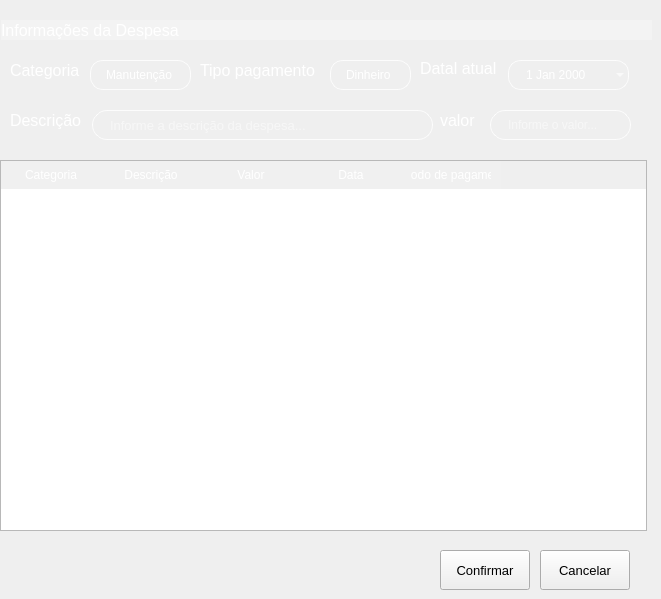
      <widget class="QWidget" name="page_11">
       <widget class="QWidget" name="verticalLayoutWidget_12" native="true">
        <property name="geometry">
         <rect>
          <x>0</x>
          <y>0</y>
          <width>651</width>
          <height>541</height>
         </rect>
        </property>
        <property name="styleSheet">
         <string notr="true">/* Remove todos os espaços e bordas entre os cabeçalhos */
QHeaderView {
    border: 1px;                         /* Remove bordas externas */
    margin: 0px;                         /* Remove margens */
    padding: 0px;                        /* Remove espaçamento */
}

/* Cabeçalho horizontal (linha de títulos) */
QHeaderView::section:horizontal {
    background-color: rgba(255, 255, 255, 20);  /* Azul */
    color: white;
    border: 1px;                         /* Sem bordas */
    padding: 5px 10px;                   /* Espaçamento interno */
}

/* Cabeçalho vertical (linha lateral) */
QHeaderView::section:vertical {
    background-color: rgba(255, 255, 255, 20);  /* Mesmo azul */
    color: white;
    border: 1px;
    padding: 10px 5px;
}

/* Canto superior esquerdo (onde os cabeçalhos se encontram) */
QTableCornerButton::section {
    background-color: rgba(255, 255, 255, 20);  /* Azul para unificar visual */
    border: 1px;
}</string>
        </property>
        <widget class="QTableWidget" name="tableWidget_7">
         <property name="enabled">
          <bool>true</bool>
         </property>
         <property name="geometry">
          <rect>
           <x>0</x>
           <y>160</y>
           <width>647</width>
           <height>371</height>
          </rect>
         </property>
         <property name="styleSheet">
          <string notr="true">/* Remove todos os espaços e bordas entre os cabeçalhos */
QHeaderView {
    border: 1px;                         /* Remove bordas externas */
    margin: 0px;                         /* Remove margens */
    padding: 0px;                        /* Remove espaçamento */
}

/* Cabeçalho horizontal (linha de títulos) */
QHeaderView::section:horizontal {
    background-color: rgba(255, 255, 255, 20);  /* Azul */
    color: white;
    border: 1px;                         /* Sem bordas */
    padding: 5px 10px;                   /* Espaçamento interno */
}

/* Cabeçalho vertical (linha lateral) */
QHeaderView::section:vertical {
    background-color: rgba(255, 255, 255, 20);  /* Mesmo azul */
    color: white;
    border: 1px;
    padding: 10px 5px;
}

/* Canto superior esquerdo (onde os cabeçalhos se encontram) */
QTableCornerButton::section {
    background-color: rgba(255, 255, 255, 20);  /* Azul para unificar visual */
    border: 1px;
}</string>
         </property>
         <column>
          <property name="text">
           <string>Categoria</string>
          </property>
         </column>
         <column>
          <property name="text">
           <string>Descrição</string>
          </property>
         </column>
         <column>
          <property name="text">
           <string>Valor</string>
          </property>
         </column>
         <column>
          <property name="text">
           <string>Data</string>
          </property>
         </column>
         <column>
          <property name="text">
           <string>Metodo de pagamento</string>
          </property>
         </column>
        </widget>
       </widget>
       <widget class="QLabel" name="label_67">
        <property name="geometry">
         <rect>
          <x>1</x>
          <y>20</y>
          <width>651</width>
          <height>20</height>
         </rect>
        </property>
        <property name="font">
         <font>
          <pointsize>12</pointsize>
         </font>
        </property>
        <property name="styleSheet">
         <string notr="true">background-color: rgba(255, 255, 255, 70); /* 50 = 20% de opacidade */
color: rgb(255, 255, 255);</string>
        </property>
        <property name="text">
         <string>Informações da Despesa</string>
        </property>
       </widget>
       <widget class="QLabel" name="label_78">
        <property name="geometry">
         <rect>
          <x>440</x>
          <y>110</y>
          <width>41</width>
          <height>21</height>
         </rect>
        </property>
        <property name="font">
         <font>
          <pointsize>12</pointsize>
         </font>
        </property>
        <property name="styleSheet">
         <string notr="true">QLabel {
    background: transparent;
    color: white; /* ou o azul da paleta: #339CFF */
    border: 1one;
    padding: 0px;
}
</string>
        </property>
        <property name="text">
         <string>valor</string>
        </property>
       </widget>
       <widget class="QLineEdit" name="lineEdit_35">
        <property name="geometry">
         <rect>
          <x>92</x>
          <y>110</y>
          <width>341</width>
          <height>30</height>
         </rect>
        </property>
        <property name="font">
         <font>
          <pointsize>10</pointsize>
         </font>
        </property>
        <property name="styleSheet">
         <string notr="true">QLineEdit {
    /* Borda e fundo */
    border: 1px solid rgba(255, 255, 255, 200);
    border-radius: 15px;
    background-color: rgba(0, 0, 0, 0); /* Totalmente transparente */
    
    /* Espaçamento interno */
    padding: 5px 15px;
    
    /* Cor do texto */
    color: white;
    
    /* Melhora a renderização */
    background-clip: padding-box;
}

/* Efeito ao focar */
QLineEdit:focus {
    border: 1px solid rgba(255, 255, 255, 255);
    background-color: rgba(255, 255, 255, 36);
}</string>
        </property>
        <property name="placeholderText">
         <string>Informe a descrição da despesa...</string>
        </property>
       </widget>
       <widget class="QPushButton" name="editButton_12">
        <property name="geometry">
         <rect>
          <x>540</x>
          <y>550</y>
          <width>90</width>
          <height>40</height>
         </rect>
        </property>
        <property name="font">
         <font>
          <family>MS Shell Dlg 2</family>
          <pointsize>10</pointsize>
          <weight>50</weight>
          <italic>false</italic>
          <bold>false</bold>
         </font>
        </property>
        <property name="text">
         <string>Cancelar</string>
        </property>
       </widget>
       <widget class="QPushButton" name="editButton_11">
        <property name="geometry">
         <rect>
          <x>440</x>
          <y>550</y>
          <width>90</width>
          <height>40</height>
         </rect>
        </property>
        <property name="font">
         <font>
          <family>MS Shell Dlg 2</family>
          <pointsize>10</pointsize>
          <weight>50</weight>
          <italic>false</italic>
          <bold>false</bold>
         </font>
        </property>
        <property name="text">
         <string>Confirmar</string>
        </property>
       </widget>
       <widget class="QLabel" name="label_71">
        <property name="geometry">
         <rect>
          <x>420</x>
          <y>60</y>
          <width>81</width>
          <height>16</height>
         </rect>
        </property>
        <property name="font">
         <font>
          <pointsize>12</pointsize>
         </font>
        </property>
        <property name="styleSheet">
         <string notr="true">QLabel {
    background: transparent;
    color: white; /* ou o azul da paleta: #339CFF */
    border: 1one;
    padding: 0px;
}
</string>
        </property>
        <property name="text">
         <string>Datal atual</string>
        </property>
       </widget>
       <widget class="QLabel" name="label_72">
        <property name="geometry">
         <rect>
          <x>10</x>
          <y>60</y>
          <width>71</width>
          <height>21</height>
         </rect>
        </property>
        <property name="font">
         <font>
          <pointsize>12</pointsize>
         </font>
        </property>
        <property name="styleSheet">
         <string notr="true">QLabel {
    background: transparent;
    color: white; /* ou o azul da paleta: #339CFF */
    border: 1one;
    padding: 0px;
}
</string>
        </property>
        <property name="text">
         <string>Categoria</string>
        </property>
       </widget>
       <widget class="QComboBox" name="comboBox_11">
        <property name="geometry">
         <rect>
          <x>90</x>
          <y>60</y>
          <width>101</width>
          <height>30</height>
         </rect>
        </property>
        <property name="styleSheet">
         <string notr="true">QComboBox {
    border: 1px solid rgba(255, 255, 255, 200);  /* Borda visível */
    border-radius: 13px;
    background-color: transparent;              /* Totalmente transparente */
    padding: 5px 15px;
    color: white;
    font-size: 12px;
    background-clip: padding-box;
}

QComboBox:focus {
    border: 1px solid rgba(255, 255, 255, 255);  /* Borda mais forte no foco */
    background-color: rgba(255, 255, 255, 36);   /* Leve destaque no foco */
}

/* Remove o botão e a seta */
QComboBox::drop-down {
    border: 1one;
    background: transparent;
    width: 0px;  /* Esconde o espaço reservado pra seta */
}

QComboBox::down-arrow {
    width: 0;
    height: 0;
    border: 1one;
}

/* Dropdown com estilo flat e legível */
QComboBox QAbstractItemView {
    background-color: #2A2A2A;              /* Fundo da lista */
    color: white;                           /* Texto das opções */
    border: 1px solid rgba(255, 255, 255, 50);
    border-radius: 8px;
    selection-background-color: #339CFF;    /* Azul no hover/seleção */
    selection-color: black;
}
</string>
        </property>
        <item>
         <property name="text">
          <string>Manutenção</string>
         </property>
        </item>
        <item>
         <property name="text">
          <string>Limpeza</string>
         </property>
        </item>
        <item>
         <property name="text">
          <string>Funcionários</string>
         </property>
        </item>
        <item>
         <property name="text">
          <string>Suprimentos</string>
         </property>
        </item>
        <item>
         <property name="text">
          <string>Impostos</string>
         </property>
        </item>
        <item>
         <property name="text">
          <string>Energia</string>
         </property>
        </item>
        <item>
         <property name="text">
          <string>Água</string>
         </property>
        </item>
        <item>
         <property name="text">
          <string>Outros</string>
         </property>
        </item>
       </widget>
       <widget class="QComboBox" name="comboBox_8">
        <property name="geometry">
         <rect>
          <x>330</x>
          <y>60</y>
          <width>81</width>
          <height>30</height>
         </rect>
        </property>
        <property name="styleSheet">
         <string notr="true">QComboBox {
    border: 1px solid rgba(255, 255, 255, 200);  /* Borda visível */
    border-radius: 13px;
    background-color: transparent;              /* Totalmente transparente */
    padding: 5px 15px;
    color: white;
    font-size: 12px;
    background-clip: padding-box;
}

QComboBox:focus {
    border: 1px solid rgba(255, 255, 255, 255);  /* Borda mais forte no foco */
    background-color: rgba(255, 255, 255, 36);   /* Leve destaque no foco */
}

/* Remove o botão e a seta */
QComboBox::drop-down {
    border: 1one;
    background: transparent;
    width: 0px;  /* Esconde o espaço reservado pra seta */
}

QComboBox::down-arrow {
    width: 0;
    height: 0;
    border: 1one;
}

/* Dropdown com estilo flat e legível */
QComboBox QAbstractItemView {
    background-color: #2A2A2A;              /* Fundo da lista */
    color: white;                           /* Texto das opções */
    border: 1px solid rgba(255, 255, 255, 50);
    border-radius: 8px;
    selection-background-color: #339CFF;    /* Azul no hover/seleção */
    selection-color: black;
}
</string>
        </property>
        <item>
         <property name="text">
          <string>Dinheiro</string>
         </property>
        </item>
        <item>
         <property name="text">
          <string>Crédito</string>
         </property>
        </item>
        <item>
         <property name="text">
          <string>Débito</string>
         </property>
        </item>
        <item>
         <property name="text">
          <string>Pix</string>
         </property>
        </item>
       </widget>
       <widget class="QDateEdit" name="dateEdit_despesa">
        <property name="geometry">
         <rect>
          <x>508</x>
          <y>60</y>
          <width>121</width>
          <height>30</height>
         </rect>
        </property>
        <property name="styleSheet">
         <string notr="true">/* Estilo do QDateEdit */
QDateEdit {
    border: 1px solid rgba(255, 255, 255, 200);
    border-radius: 13px;
    background-color: transparent;
    padding: 5px 15px;
    color: white;
    font-size: 12px;
}

/* Remove setas laterais */
QDateEdit::up-button, QDateEdit::down-button {
    width: 0;
    height: 0;
}

/* Calendário SEM BORDAS */
QCalendarWidget {
    background-color: #2A2A2A;
    border: 1px;
    color: white;
}

/* Cabeçalho (mês/ano) */
QCalendarWidget QToolButton {
    color: white;
    background: transparent;
    border: 1px;
    padding: 4px;
}

/* Dias da semana (header) */
QCalendarWidget QWidget#qt_calendar_navigationbar {
    color: white;
    background-color: transparent;
}

/* Efeito hover/press */
QCalendarWidget QToolButton:hover,
QCalendarWidget QToolButton:pressed {
    background-color: rgb(51, 156, 255);
    color: white;
    border-radius: 4px;
}

/* Células de data */
QCalendarWidget QAbstractItemView {
    border: 1px;
    color: white;
    selection-background-color: rgb(51, 156, 255);
    selection-color: white;
}

/* Menu de mês/ano */
QCalendarWidget QMenu {
    background-color: #2A2A2A;
    color: white;
    border: 1px;
}

QCalendarWidget QMenu::item:selected {
    background-color: rgb(51, 156, 255);
    color: white;
}</string>
        </property>
        <property name="calendarPopup">
         <bool>true</bool>
        </property>
       </widget>
       <widget class="QLabel" name="label_69">
        <property name="geometry">
         <rect>
          <x>200</x>
          <y>60</y>
          <width>141</width>
          <height>21</height>
         </rect>
        </property>
        <property name="font">
         <font>
          <pointsize>12</pointsize>
         </font>
        </property>
        <property name="styleSheet">
         <string notr="true">QLabel {
    background: transparent;
    color: white; /* ou o azul da paleta: #339CFF */
    border: 1one;
    padding: 0px;
}
</string>
        </property>
        <property name="text">
         <string>Tipo pagamento</string>
        </property>
       </widget>
       <widget class="QLineEdit" name="lineEdit_31">
        <property name="geometry">
         <rect>
          <x>490</x>
          <y>110</y>
          <width>141</width>
          <height>30</height>
         </rect>
        </property>
        <property name="styleSheet">
         <string notr="true">QLineEdit {
    /* Borda e fundo */
    border: 1px solid rgba(255, 255, 255, 200);
    border-radius: 15px;
    background-color: rgba(0, 0, 0, 0); /* Totalmente transparente */
    
    /* Espaçamento interno */
    padding: 5px 15px;
    
    /* Cor do texto */
    color: white;
    
    /* Melhora a renderização */
    background-clip: padding-box;
}

/* Efeito ao focar */
QLineEdit:focus {
    border: 1px solid rgba(255, 255, 255, 255);
    background-color: rgba(255, 255, 255, 36);
}</string>
        </property>
        <property name="placeholderText">
         <string>Informe o valor...</string>
        </property>
       </widget>
       <widget class="QLabel" name="label_75">
        <property name="geometry">
         <rect>
          <x>10</x>
          <y>110</y>
          <width>71</width>
          <height>21</height>
         </rect>
        </property>
        <property name="font">
         <font>
          <pointsize>12</pointsize>
         </font>
        </property>
        <property name="styleSheet">
         <string notr="true">QLabel {
    background: transparent;
    color: white; /* ou o azul da paleta: #339CFF */
    border: 1one;
    padding: 0px;
}
</string>
        </property>
        <property name="text">
         <string>Descrição</string>
        </property>
       </widget>
      </widget>
